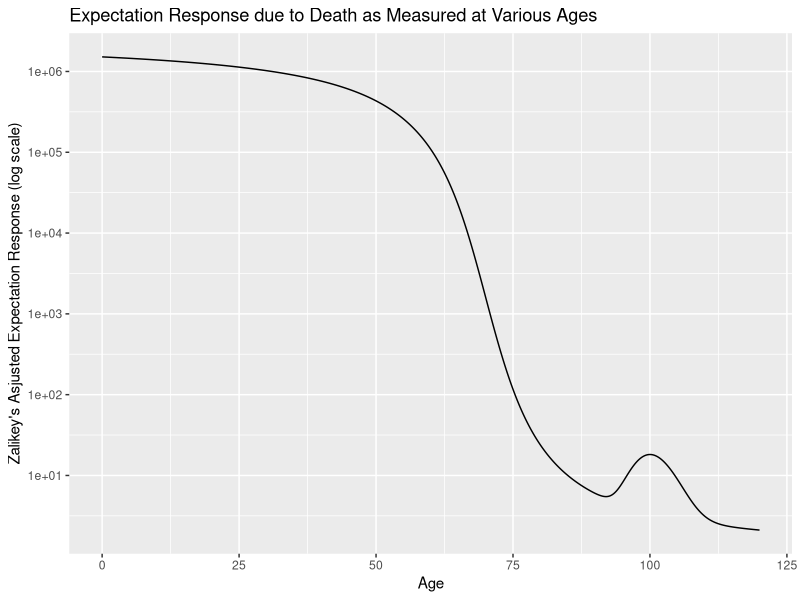
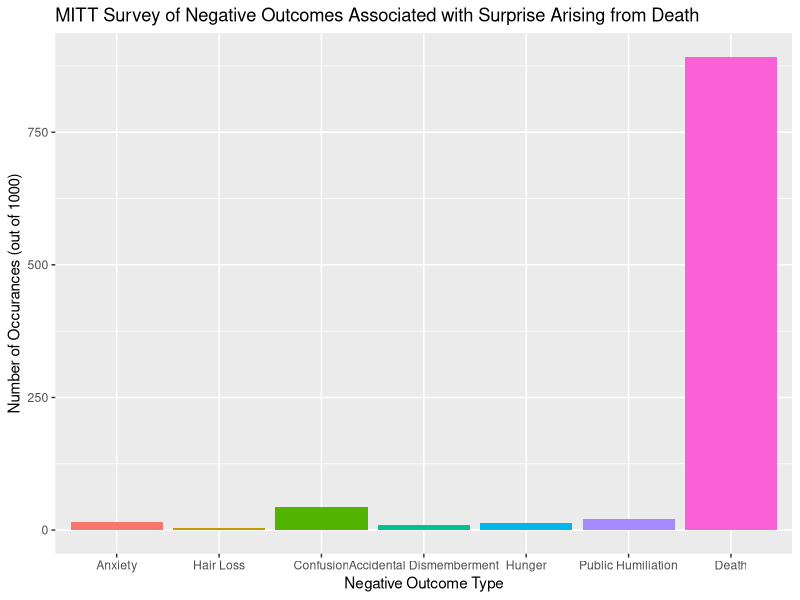
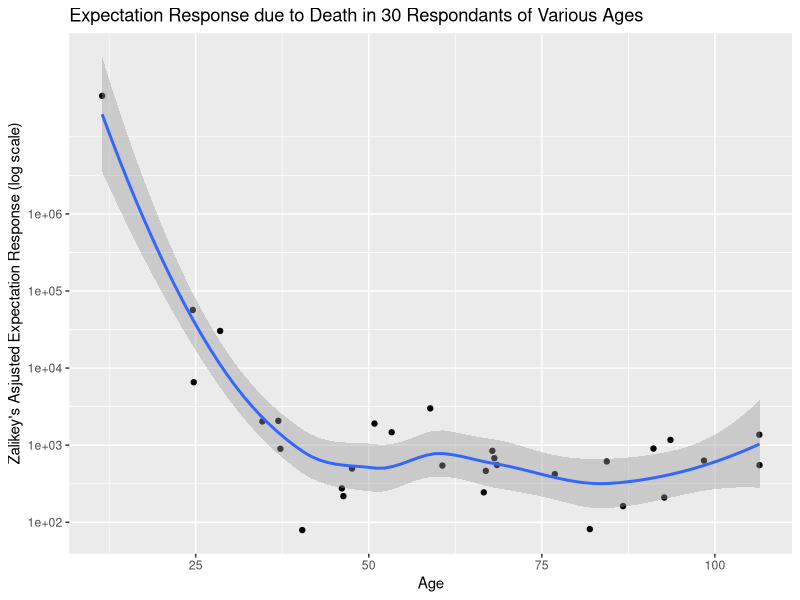

The R source for these figures, in order:
## ---- chunk 1
library(ggplot2);
## ---- chunk 2
s.data = data.frame(
    age = seq(0,120,0.1),
    surprise = exp(4.7*( pi/2 - atan( ( seq( 0, 120, 0.1 ) - 70 )/8 ) )) +
               ifelse(seq(0, 120, 0.1)-79<0,0,1)*(seq( 0, 120, 0.1) - 79)^38 / (exp( 12+1.8*seq( 0, 120, 0.1) - 79 ))
);
s.plot = ggplot( s.data, aes( age, surprise ) ) +
         geom_line( aes( age, surprise ), s.data ) +
         scale_y_log10( name = "Zalikey's Asjusted Expectation Response (log scale)", breaks = c(0, 10, 100, 1000, 10000, 100000,1000000)) +
         xlab("Age") +
         ggtitle("Expectation Response due to Death as Measured at Various Ages");

s.plot
## ---- chunk 3
no.data = data.frame(
    outcome = c("Anxiety", "Hair Loss", "Confusion", "Accidental Dismemberment", "Hunger", "Public Humiliation", "Death"),
    count = c( 15, 4, 43, 9, 13, 21, 892 )
);
no.data$outcome = factor(no.data$outcome, levels = no.data$outcome);

no.plot = ggplot( no.data, aes( x = outcome, y = count, fill = outcome ) ) +
          geom_bar( stat = "identity", show.legend = FALSE ) +
#          theme(
#            axis.text.x = element_text( angle = -60, hjust = 0 )
#          ) +
          ggtitle( "MITT Survey of Negative Outcomes Associated with Surprise Arising from Death") +
          xlab( "Negative Outcome Type" ) +
          ylab( "Number of Occurances (out of 1000)") +
          scale_fill_discrete( name = "" );

no.plot
## ---- chunk 4
#set.seed(as.numeric(Sys.time()));
set.seed(100);
ages = runif( 30, 5, 120 );
sim.noise = rnorm( 30, 0, 500 );
sn.data = data.frame(
    age = ages,
    surprise = abs((1+sim.noise)*exp(4.7*( pi/2 - atan( ( ages - 20 )/8 ))) +
               ifelse(ages-79<0,0,1)*(ages - 79)^38 / (exp( 12+1.8*ages - 79 ))
));
sn.plot = ggplot( sn.data, aes( age, surprise ) ) +
         geom_point( aes( age, surprise ), sn.data ) +
         scale_y_log10( name = "Zalikey's Asjusted Expectation Response (log scale)", breaks = c(0.01,0.1, 1, 10, 100, 1000, 10000, 100000,1000000)) +
         xlab("Age") +
         ggtitle("Expectation Response due to Death in 30 Respondants of Various Ages") +
         geom_smooth();

sn.plot
